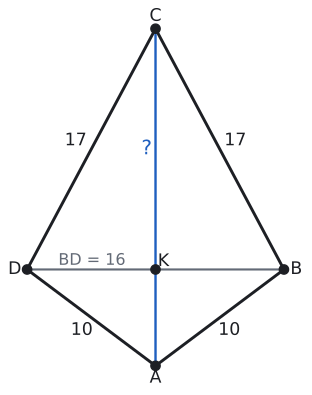

Reproduce this figure in Python.
import sys; sys.path.insert(0, "tools")
from cizim import *

P = lambda x, y: np.array([float(x), float(y)])
uz = lambda U, V: round(float(np.linalg.norm(U - V)), 4)
def acisi(K, U, V):
    u, v = U - K, V - K
    return round(float(np.degrees(np.arccos(np.dot(u, v) / np.linalg.norm(u) / np.linalg.norm(v)))), 3)
def birim(U, V):
    t = (V - U) / np.linalg.norm(V - U); return t, np.array([-t[1], t[0]])
def cetik(U, V, n=1, renk=SOLUK, f=0.5):
    M = U + f * (V - U); t, m = birim(U, V)
    for i in range(n):
        c = M + (i - (n - 1) / 2) * 0.2 * S * t
        ax.plot(*zip(c - 0.22 * S * m, c + 0.22 * S * m), color=renk, lw=1.5)
def olcu(U, V, metin, d=0.5, renk=YAZI, fs=13, f=0.5, kutu=False):
    """[UV] üzerinde f oranındaki noktaya, U->V yönünün soluna d*S uzağa yazı (d < 0: sağına)."""
    M = U + f * (V - U); _, m = birim(U, V)
    ax.text(*(M + d * S * m), metin, ha="center", va="center", color=renk, fontsize=fs, zorder=7,
            bbox=dict(facecolor="white", edgecolor="none", pad=1.5) if kutu else None)
def dik_isareti(K, U, V, r=0.4):
    a_ = (U - K) / np.linalg.norm(U - K) * r * S; b_ = (V - K) / np.linalg.norm(V - K) * r * S
    ax.plot(*zip(K + a_, K + a_ + b_, K + b_), color=SOLUK, lw=1.3)
def harf(Q, metin, dx, dy, renk=YAZI, fs=13, kutu=False):
    ax.text(Q[0] + dx * S, Q[1] + dy * S, metin, ha="center", va="center", color=renk, fontsize=fs, zorder=7,
            bbox=dict(facecolor="white", edgecolor="none", pad=1.5) if kutu else None)
def cizgi(U, V, renk=YAZI, lw=2.2, ls="-"):
    ax.plot(*zip(U, V), color=renk, lw=lw, ls=ls)
def basla(xmin, xmax, ymin, ymax, en=5.0):
    global fig, ax
    fig, ax = sekil(en, en * (ymax - ymin) / (xmax - xmin))
    ax.set_aspect("equal"); ax.axis("off"); ax.set_xlim(xmin, xmax); ax.set_ylim(ymin, ymax)
def cokgen(noktalar, dolgu=None, kenar=YAZI, lw=2.2):
    if dolgu: ax.add_patch(patches.Polygon(noktalar, closed=True, facecolor=dolgu, edgecolor="none"))
    ax.plot(*zip(*(list(noktalar) + [noktalar[0]])), color=kenar, lw=lw)
    for Q in noktalar: nokta(ax, *Q, "")
def cerceve(noktalar, kenar=1.0):
    xs = [q[0] for q in noktalar]; ys = [q[1] for q in noktalar]
    return min(xs) - kenar * S, max(xs) + kenar * S, min(ys) - kenar * S, max(ys) + kenar * S
def deltoid(ak, ck, kb):
    """K orijinde; A altta, C üstte, D solda, B sağda. |AB| = |AD|, |CB| = |CD|."""
    return P(0, -ak), P(kb, 0), P(0, ck), P(-kb, 0), P(0, 0)
def koseler(A, B, C, D, r=0.5):
    harf(A, "A", 0, -r); harf(B, "B", r, 0); harf(C, "C", 0, r); harf(D, "D", -r, 0)
def alan_hesap(*Q):
    return round(abs(sum(Q[i][0] * Q[(i + 1) % len(Q)][1] - Q[(i + 1) % len(Q)][0] * Q[i][1] for i in range(len(Q)))) / 2, 4)

# Kendini dene 2: |AB| = |AD| = 10, |CB| = |CD| = 17, |BD| = 16. |AK| = 6, |CK| = 15, |AC| = 21.
A, B, C, D, K = deltoid(6, 15, 8)
S = 1.1
print("AB", uz(A, B), "AD", uz(A, D), "CB", uz(C, B), "CD", uz(C, D), "BD", uz(B, D), "AC", uz(A, C))
basla(*cerceve([A, B, C, D], 1.1), en=4.0)
cokgen([A, B, C, D]); koseler(A, B, C, D, r=0.7)
cizgi(B, D, SOLUK, 1.6); cizgi(A, C, MAVI, 1.8)
nokta(ax, *K, ""); harf(K, "K", 0.45, 0.45)
harf(K, "BD = 16", -3.6, 0.5, SOLUK, 12)
olcu(A, B, "10", -0.9); olcu(D, A, "10", -0.9); olcu(B, C, "17", -1.0); olcu(C, D, "17", -1.0)
olcu(K, C, "?", 0.5, MAVI, 15, f=0.5)
kaydet(fig, __file__)
